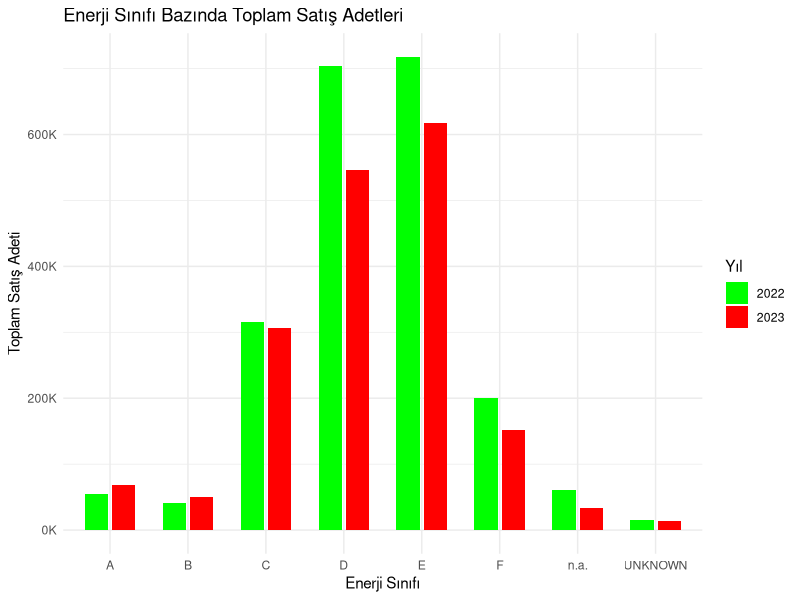
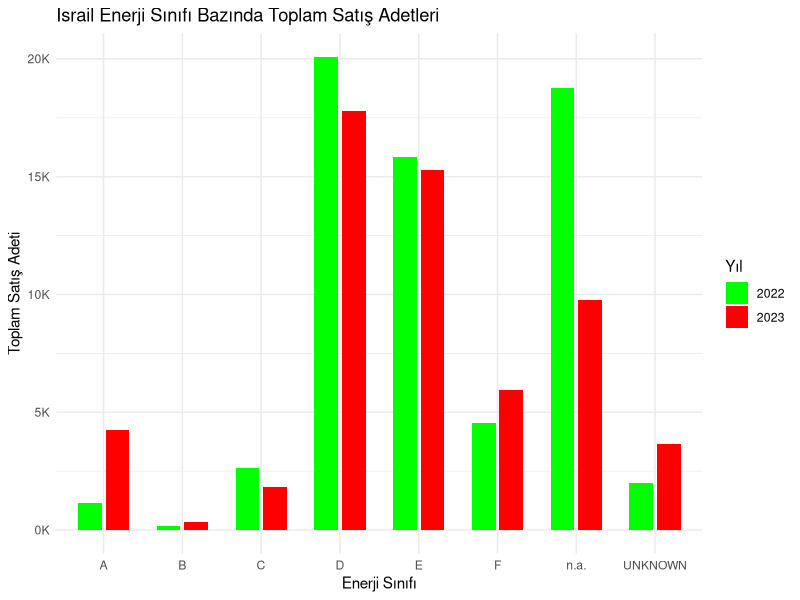
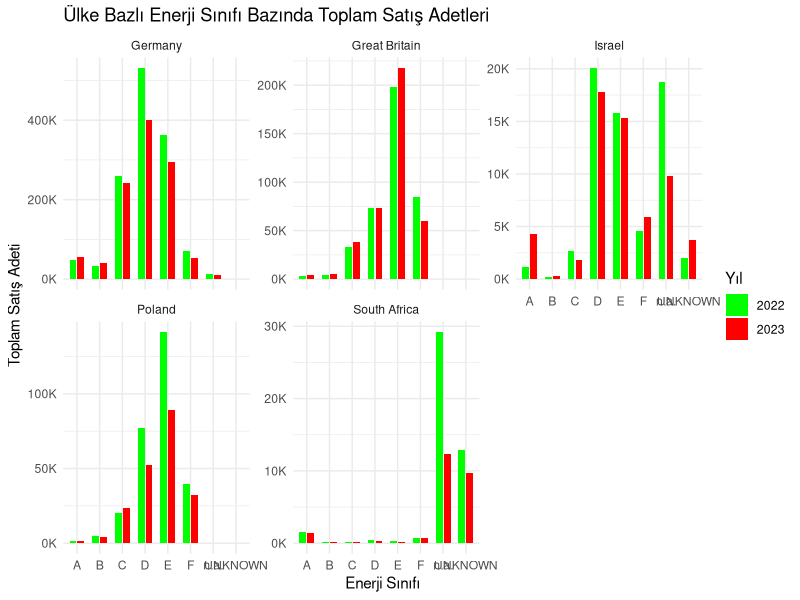
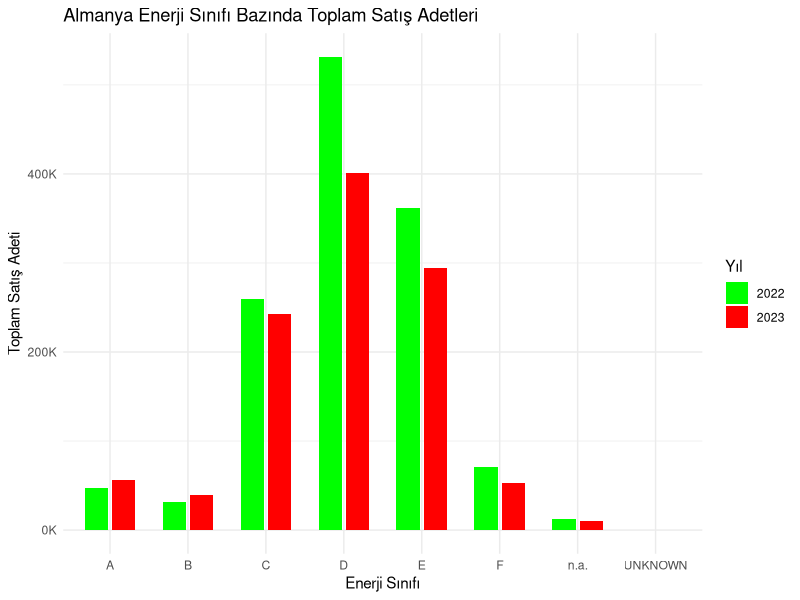
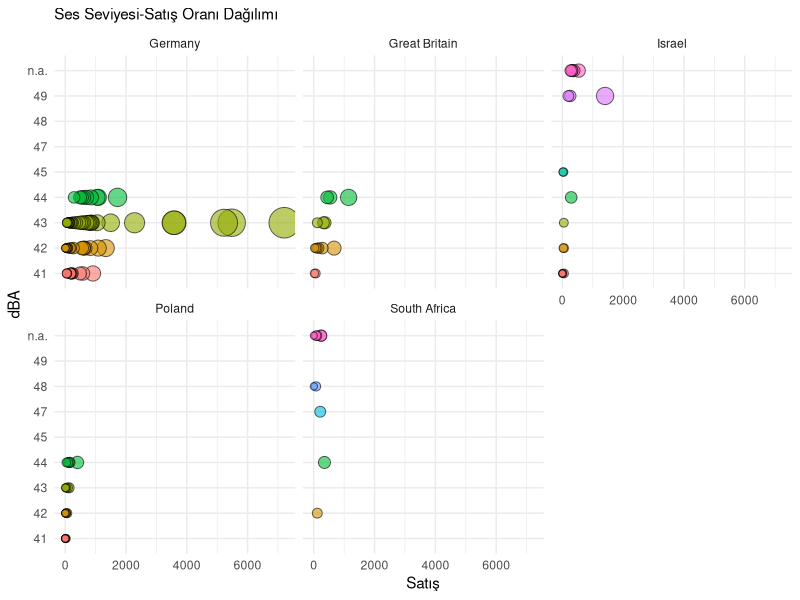
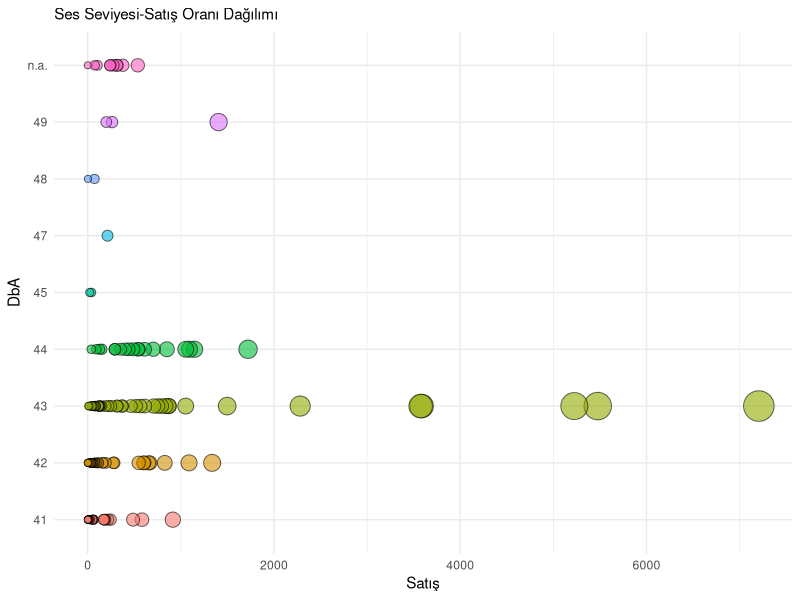
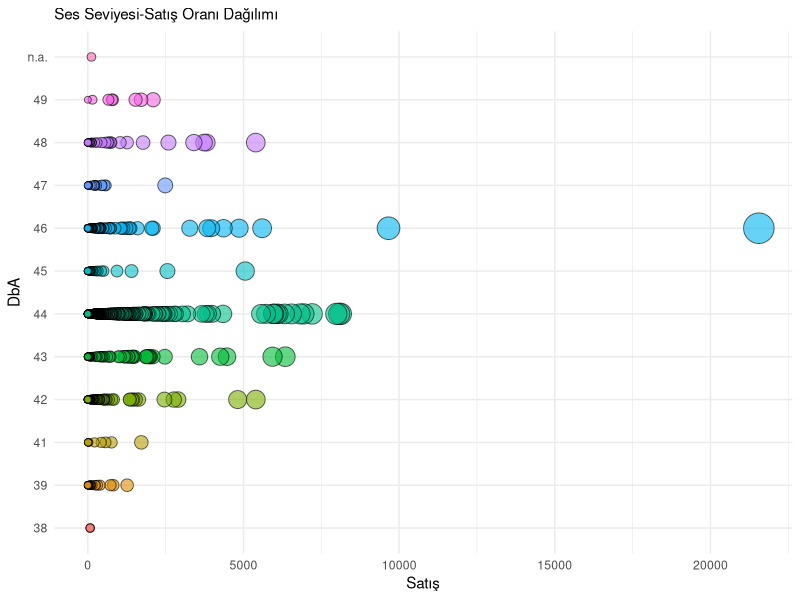
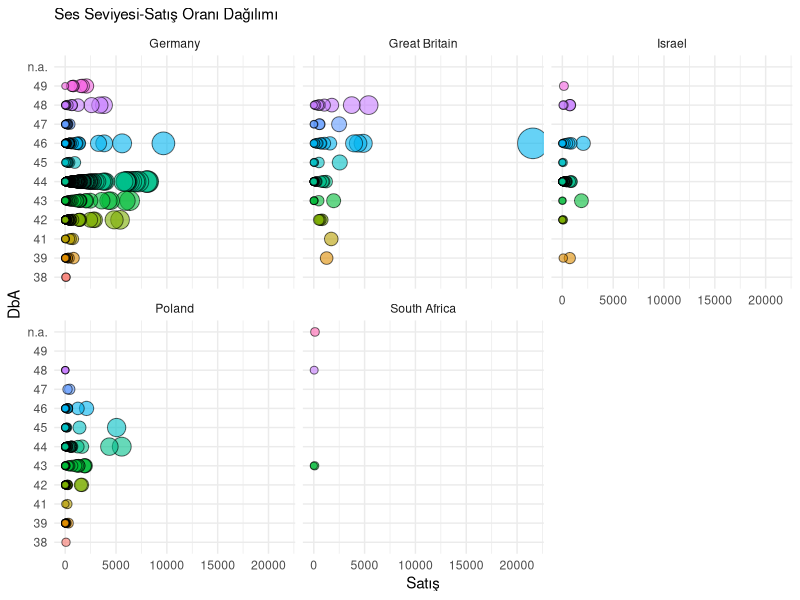

Recreate these plots in R, in order. (Note: this script raises an error after producing the figures.)
## ---- chunk 1

# Veri setini yukleme
veri <- read.csv(file = "datalisted.csv", head = TRUE, sep=";")

veri$Size <- as.factor(veri$Size)
veri$GR <- as.factor(veri$GR)
veri$Count <- as.factor(veri$Count)
veri$Cons <- as.factor(veri$Cons)
veri$Col <- as.factor(veri$Col)
veri$Dis <- as.factor(veri$Dis)
veri$Time <- as.factor(veri$Time)
veri$WtCns <- as.factor(veri$WtCns)
veri$En <- as.factor(veri$En)
veri$Cap <- as.factor(veri$Cap)
veri$Fast <- as.factor(veri$Fast)
veri$PRG <- as.factor(veri$PRG)
veri$NOI <- as.factor(veri$NOI)
veri$Thrd <- as.factor(veri$Thrd)
veri$SLI <- as.factor(veri$SLI)
veri$AUD <- as.factor(veri$AUD)
veri$Con <- as.factor(veri$Con)
veri$SAL22 <- gsub(",", ".", veri$SAL22)
veri$SAL23 <- gsub(",", ".", veri$SAL23)
veri$SAL22 <- as.numeric(veri$SAL22)
veri$SAL23 <- as.numeric(veri$SAL23)

# veriyi Satıs sütununa göre sıralama
satis_data <- veri[order(veri$SAL23, decreasing = TRUE),]


# satıs sütununa göre sıralanan veriyi alma
SatisAnaliz <- subset(satis_data, select = c("Count", "SAL23","SAL22", "WtCns","En","NOI"))

# dplyr paketini yükleme
library(dplyr)
library(tidyr)

toplu_satis <- SatisAnaliz %>%
  group_by(En) %>%
  summarise(Toplam_SAL22 = sum(SAL22, na.rm = TRUE),
            Toplam_SAL23 = sum(SAL23, na.rm = TRUE))

# Veriyi "long" formatına dönüştürme
long_veri <- toplu_satis %>%
  pivot_longer(cols = c(Toplam_SAL22, Toplam_SAL23), names_to = "Yil", values_to = "Satis")

# "Yil" sütununu daha okunabilir hale getirme
long_veri$Yil <- recode(long_veri$Yil, Toplam_SAL22 = "2022", Toplam_SAL23 = "2023")

# ggplot2 kütüphanesini yükleme
library(ggplot2) 
library(scales)


# Bar plot oluşturma
ggplot(long_veri, aes(x = En, y = Satis, fill = Yil)) + 
  geom_bar(stat = "identity", position = position_dodge(width = 0.7), width = 0.6) +
  labs(title = "Enerji Sınıfı Bazında Toplam Satış Adetleri",
       x = "Enerji Sınıfı",
       y = "Toplam Satış Adeti",
       fill = "Yıl") +
  scale_fill_manual(values = c("2022" = "green", "2023" = "red")) +
  scale_y_continuous(labels = scales::label_number(scale = 1e-3, suffix = "K")) +
  theme_minimal()
  

## ---- chunk 2
# Veri setini yukleme
veri <- read.csv(file = "datalisted.csv", head = TRUE, sep=";")

veri$Size <- as.factor(veri$Size)
veri$GR <- as.factor(veri$GR)
veri$Count <- as.factor(veri$Count)
veri$Cons <- as.factor(veri$Cons)
veri$Col <- as.factor(veri$Col)
veri$Dis <- as.factor(veri$Dis)
veri$Time <- as.factor(veri$Time)
veri$WtCns <- as.factor(veri$WtCns)
veri$En <- as.factor(veri$En)
veri$Cap <- as.factor(veri$Cap)
veri$Fast <- as.factor(veri$Fast)
veri$PRG <- as.factor(veri$PRG)
veri$NOI <- as.factor(veri$NOI)
veri$Thrd <- as.factor(veri$Thrd)
veri$SLI <- as.factor(veri$SLI)
veri$AUD <- as.factor(veri$AUD)
veri$Con <- as.factor(veri$Con)
veri$SAL22 <- gsub(",", ".", veri$SAL22)
veri$SAL23 <- gsub(",", ".", veri$SAL23)
veri$SAL22 <- as.numeric(veri$SAL22)
veri$SAL23 <- as.numeric(veri$SAL23)

# veriyi Satıs sütununa göre sıralama
satis_data <- veri[order(veri$SAL23, decreasing = TRUE),]


# satıs sütununa göre sıralanan veriyi alma
SatisAnaliz <- subset(satis_data, select = c("Count", "SAL23","SAL22", "WtCns","En","NOI"))

# dplyr paketini yükleme
library(dplyr)
library(tidyr)

# İsrail ait verileri filtreleme
Israil_Veri <- filter(SatisAnaliz, Count == "Israel")

print(Israil_Veri)

Is_toplu_satis <- Israil_Veri %>%
  group_by(En) %>%
  summarise(Toplam_SAL22 = sum(SAL22, na.rm = TRUE),
            Toplam_SAL23 = sum(SAL23, na.rm = TRUE))

# Veriyi "long" formatına dönüştürme
long_veri <- Is_toplu_satis %>%
  pivot_longer(cols = c(Toplam_SAL22, Toplam_SAL23), names_to = "Yil", values_to = "Satis") 

# "Yil" sütununu daha okunabilir hale getirme
long_veri$Yil <- recode(long_veri$Yil, Toplam_SAL22 = "2022", Toplam_SAL23 = "2023")

# Toplu veriyi kontrol etme
print(long_veri)

# ggplot2 kütüphanesini yükleme
library(ggplot2) 
library(scales)


# Bar plot oluşturma
ggplot(long_veri, aes(x = En, y = Satis, fill = Yil)) + 
  geom_bar(stat = "identity", position = position_dodge(width = 0.7), width = 0.6) +
  labs(title = "Israil Enerji Sınıfı Bazında Toplam Satış Adetleri",
       x = "Enerji Sınıfı",
       y = "Toplam Satış Adeti",
       fill = "Yıl") +
  scale_fill_manual(values = c("2022" = "green", "2023" = "red")) +
  scale_y_continuous(labels = scales::label_number(scale = 1e-3, suffix = "K")) +
  theme_minimal()
## ---- chunk 3
# Veri setini yukleme
veri <- read.csv(file = "datalisted.csv", head = TRUE, sep=";")

veri$Size <- as.factor(veri$Size)
veri$GR <- as.factor(veri$GR)
veri$Count <- as.factor(veri$Count)
veri$Cons <- as.factor(veri$Cons)
veri$Col <- as.factor(veri$Col)
veri$Dis <- as.factor(veri$Dis)
veri$Time <- as.factor(veri$Time)
veri$WtCns <- as.factor(veri$WtCns)
veri$En <- as.factor(veri$En)
veri$Cap <- as.factor(veri$Cap)
veri$Fast <- as.factor(veri$Fast)
veri$PRG <- as.factor(veri$PRG)
veri$NOI <- as.factor(veri$NOI)
veri$Thrd <- as.factor(veri$Thrd)
veri$SLI <- as.factor(veri$SLI)
veri$AUD <- as.factor(veri$AUD)
veri$Con <- as.factor(veri$Con)
veri$SAL22 <- gsub(",", ".", veri$SAL22)
veri$SAL23 <- gsub(",", ".", veri$SAL23)
veri$SAL22 <- as.numeric(veri$SAL22)
veri$SAL23 <- as.numeric(veri$SAL23)

# veriyi Satıs sütununa göre sıralama
satis_data <- veri[order(veri$SAL23, decreasing = TRUE),]


# satıs sütununa göre sıralanan veriyi alma
SatisAnaliz <- subset(satis_data, select = c("Count", "SAL23","SAL22", "WtCns","En","NOI"))

# dplyr paketini yükleme
library(dplyr)
library(tidyr)


Is_toplu_satis <- SatisAnaliz %>%
  group_by(Count, En) %>%
  summarise(Toplam_SAL22 = sum(SAL22, na.rm = TRUE),
            Toplam_SAL23 = sum(SAL23, na.rm = TRUE))

# Veriyi "long" formatına dönüştürme
long_veri <- Is_toplu_satis %>%
  pivot_longer(cols = c(Toplam_SAL22, Toplam_SAL23), names_to = "Yil", values_to = "Satis") 

# "Yil" sütununu daha okunabilir hale getirme
long_veri$Yil <- recode(long_veri$Yil, Toplam_SAL22 = "2022", Toplam_SAL23 = "2023")


# ggplot2 kütüphanesini yükleme
library(ggplot2) 
library(scales)
library(dplyr)

# Bar plot oluşturma
ggplot(long_veri, aes(x = En, y = Satis, fill = Yil)) + 
  geom_bar(stat = "identity", position = position_dodge(width = 0.7), width = 0.6) +
  labs(title = "Ülke Bazlı Enerji Sınıfı Bazında Toplam Satış Adetleri",
       x = "Enerji Sınıfı",
       y = "Toplam Satış Adeti",
       fill = "Yıl") +
  scale_fill_manual(values = c("2022" = "green", "2023" = "red")) +
  scale_y_continuous(labels = scales::label_number(scale = 1e-3, suffix = "K")) +
  theme_minimal()+
  facet_wrap(~ Count, scales = "free_y")
## ---- chunk 4
# Veri setini yukleme
veri <- read.csv(file = "datalisted.csv", head = TRUE, sep=";")

veri$Size <- as.factor(veri$Size)
veri$GR <- as.factor(veri$GR)
veri$Count <- as.factor(veri$Count)
veri$Cons <- as.factor(veri$Cons)
veri$Col <- as.factor(veri$Col)
veri$Dis <- as.factor(veri$Dis)
veri$Time <- as.factor(veri$Time)
veri$WtCns <- as.factor(veri$WtCns)
veri$En <- as.factor(veri$En)
veri$Cap <- as.factor(veri$Cap)
veri$Fast <- as.factor(veri$Fast)
veri$PRG <- as.factor(veri$PRG)
veri$NOI <- as.factor(veri$NOI)
veri$Thrd <- as.factor(veri$Thrd)
veri$SLI <- as.factor(veri$SLI)
veri$AUD <- as.factor(veri$AUD)
veri$Con <- as.factor(veri$Con)
veri$SAL22 <- gsub(",", ".", veri$SAL22)
veri$SAL23 <- gsub(",", ".", veri$SAL23)
veri$SAL22 <- as.numeric(veri$SAL22)
veri$SAL23 <- as.numeric(veri$SAL23)

# veriyi Satıs sütununa göre sıralama
satis_data <- veri[order(veri$SAL23, decreasing = TRUE),]


# satıs sütununa göre sıralanan veriyi alma
SatisAnaliz <- subset(satis_data, select = c("Count", "SAL23","SAL22", "WtCns","En","NOI"))

# dplyr paketini yükleme
library(dplyr)
library(tidyr)

# Almanya ait verileri filtreleme
Almanya_Veri <- filter(SatisAnaliz, Count == "Germany")

print(Almanya_Veri)

Al_toplu_satis <- Almanya_Veri %>%
  group_by(En) %>%
  summarise(Toplam_SAL22 = sum(SAL22, na.rm = TRUE),
            Toplam_SAL23 = sum(SAL23, na.rm = TRUE))

# Veriyi "long" formatına dönüştürme
long_veri <- Al_toplu_satis %>%
  pivot_longer(cols = c(Toplam_SAL22, Toplam_SAL23), names_to = "Yil", values_to = "Satis") 

# "Yil" sütununu daha okunabilir hale getirme
long_veri$Yil <- recode(long_veri$Yil, Toplam_SAL22 = "2022", Toplam_SAL23 = "2023")

# Toplu veriyi kontrol etme
print(long_veri)

# ggplot2 kütüphanesini yükleme
library(ggplot2) 
library(scales)


# Bar plot oluşturma
ggplot(long_veri, aes(x = En, y = Satis, fill = Yil)) + 
  geom_bar(stat = "identity", position = position_dodge(width = 0.7), width = 0.6) +
  labs(title = "Almanya Enerji Sınıfı Bazında Toplam Satış Adetleri",
       x = "Enerji Sınıfı",
       y = "Toplam Satış Adeti",
       fill = "Yıl") +
  scale_fill_manual(values = c("2022" = "green", "2023" = "red")) +
  scale_y_continuous(labels = scales::label_number(scale = 1e-3, suffix = "K")) +
  theme_minimal()
## ---- chunk 5


# Veri setini yukleme
veri <- read.csv(file = "datalisted.csv", head = TRUE, sep=";")

veri$Size <- as.factor(veri$Size)
veri$GR <- as.factor(veri$GR)
veri$Count <- as.factor(veri$Count)
veri$Cons <- as.factor(veri$Cons)
veri$Col <- as.factor(veri$Col)
veri$Dis <- as.factor(veri$Dis)
veri$Time <- as.factor(veri$Time)
veri$WtCns <- as.factor(veri$WtCns)
veri$En <- as.factor(veri$En)
veri$Cap <- as.factor(veri$Cap)
veri$Fast <- as.factor(veri$Fast)
veri$PRG <- as.factor(veri$PRG)
veri$NOI <- as.factor(veri$NOI)
veri$Thrd <- as.factor(veri$Thrd)
veri$SLI <- as.factor(veri$SLI)
veri$AUD <- as.factor(veri$AUD)
veri$Con <- as.factor(veri$Con)
veri$SAL22 <- gsub(",", ".", veri$SAL22)
veri$SAL23 <- gsub(",", ".", veri$SAL23)
veri$SAL22 <- as.numeric(veri$SAL22)
veri$SAL23 <- as.numeric(veri$SAL23)


# veriyi Satıs sütununa göre sıralama
satis_data <- veri[order(veri$SAL23, decreasing = TRUE),]

# satıs sütununa göre sıralanan veriyi alma
SatisAnaliz <- subset(satis_data, select = c("Count", "Con","SAL23","SAL22", "WtCns","En","NOI"))

# dplyr paketini yükleme
library(dplyr)
library(tidyr)
library(ggplot2) 
library(scales)

# A Energy ait verileri filtreleme
A_energy <- filter(SatisAnaliz, En == "A")


#bubble graph

ggplot(A_energy, aes(x = SAL23, y = NOI, size = SAL23, fill = NOI)) +
  geom_point(alpha = 0.6, shape = 21) +
  scale_size(range = c(2, 10)) +
  theme_minimal() +
  theme(
    legend.position = "none",
    plot.title = element_text(size = 11)
  ) +  # Virgülü buraya taşıdım
  ggtitle("Ses Seviyesi-Satış Oranı Dağılımı") +
  xlab("Satış") +
  ylab("dBA") +
  facet_wrap(~ Count)  # Ülkeye göre grafikleri ayır


## ---- chunk 6

# Veri setini yukleme
veri <- read.csv(file = "datalisted.csv", head = TRUE, sep=";")

veri$Size <- as.factor(veri$Size)
veri$GR <- as.factor(veri$GR)
veri$Count <- as.factor(veri$Count)
veri$Cons <- as.factor(veri$Cons)
veri$Col <- as.factor(veri$Col)
veri$Dis <- as.factor(veri$Dis)
veri$Time <- as.factor(veri$Time)
veri$WtCns <- as.factor(veri$WtCns)
veri$En <- as.factor(veri$En)
veri$Cap <- as.factor(veri$Cap)
veri$Fast <- as.factor(veri$Fast)
veri$PRG <- as.factor(veri$PRG)
veri$NOI <- as.factor(veri$NOI)
veri$Thrd <- as.factor(veri$Thrd)
veri$SLI <- as.factor(veri$SLI)
veri$AUD <- as.factor(veri$AUD)
veri$Con <- as.factor(veri$Con)
veri$SAL22 <- gsub(",", ".", veri$SAL22)
veri$SAL23 <- gsub(",", ".", veri$SAL23)
veri$SAL22 <- as.numeric(veri$SAL22)
veri$SAL23 <- as.numeric(veri$SAL23)


# veriyi Satıs sütununa göre sıralama
satis_data <- veri[order(veri$SAL23, decreasing = TRUE),]

# satıs sütununa göre sıralanan veriyi alma
SatisAnaliz <- subset(satis_data, select = c("Count", "Con","SAL23","SAL22", "WtCns","En","NOI"))

# dplyr paketini yükleme
library(dplyr)
library(tidyr)
library(ggplot2) 
library(scales)

# A Energy ait verileri filtreleme
A_energy <- filter(SatisAnaliz, En == "A")


#bubble graph

ggplot(A_energy, aes(x = SAL23, y = NOI, size = SAL23, fill = NOI)) +
  geom_point(alpha = 0.6, shape = 21) +
  scale_size(range = c(2, 10)) +
  theme_minimal() +
  theme(
    legend.position = "none",
    plot.title = element_text(size = 11)
  ) +  # Virgülü buraya taşıdım
  ggtitle("Ses Seviyesi-Satış Oranı Dağılımı") +
  xlab("Satış") +
  ylab("DbA")
## ---- chunk 7
# Veri setini yukleme
veri <- read.csv(file = "datalisted.csv", head = TRUE, sep=";")

veri$Size <- as.factor(veri$Size)
veri$GR <- as.factor(veri$GR)
veri$Count <- as.factor(veri$Count)
veri$Cons <- as.factor(veri$Cons)
veri$Col <- as.factor(veri$Col)
veri$Dis <- as.factor(veri$Dis)
veri$Time <- as.factor(veri$Time)
veri$WtCns <- as.factor(veri$WtCns)
veri$En <- as.factor(veri$En)
veri$Cap <- as.factor(veri$Cap)
veri$Fast <- as.factor(veri$Fast)
veri$PRG <- as.factor(veri$PRG)
veri$NOI <- as.factor(veri$NOI)
veri$Thrd <- as.factor(veri$Thrd)
veri$SLI <- as.factor(veri$SLI)
veri$AUD <- as.factor(veri$AUD)
veri$Con <- as.factor(veri$Con)
veri$SAL22 <- gsub(",", ".", veri$SAL22)
veri$SAL23 <- gsub(",", ".", veri$SAL23)
veri$SAL22 <- as.numeric(veri$SAL22)
veri$SAL23 <- as.numeric(veri$SAL23)


# veriyi Satıs sütununa göre sıralama
satis_data <- veri[order(veri$SAL23, decreasing = TRUE),]

# satıs sütununa göre sıralanan veriyi alma
SatisAnaliz <- subset(satis_data, select = c("Count", "Con","SAL23","SAL22", "WtCns","En","NOI"))

# dplyr paketini yükleme
library(dplyr)
library(tidyr)
library(ggplot2) 
library(scales)

# D Energy ait verileri filtreleme
D_energy <- filter(SatisAnaliz, En == "D")


#bubble graph

ggplot(D_energy, aes(x = SAL23, y = NOI, size = SAL23, fill = NOI)) +
  geom_point(alpha = 0.6, shape = 21) +
  scale_size(range = c(2, 10)) +
  theme_minimal() +
  theme(
    legend.position = "none",
    plot.title = element_text(size = 11)
  ) +  # Virgülü buraya taşıdım
  ggtitle("Ses Seviyesi-Satış Oranı Dağılımı") +
  xlab("Satış") +
  ylab("DbA")
## ---- chunk 8
# Veri setini yukleme
veri <- read.csv(file = "datalisted.csv", head = TRUE, sep=";")

veri$Size <- as.factor(veri$Size)
veri$GR <- as.factor(veri$GR)
veri$Count <- as.factor(veri$Count)
veri$Cons <- as.factor(veri$Cons)
veri$Col <- as.factor(veri$Col)
veri$Dis <- as.factor(veri$Dis)
veri$Time <- as.factor(veri$Time)
veri$WtCns <- as.factor(veri$WtCns)
veri$En <- as.factor(veri$En)
veri$Cap <- as.factor(veri$Cap)
veri$Fast <- as.factor(veri$Fast)
veri$PRG <- as.factor(veri$PRG)
veri$NOI <- as.factor(veri$NOI)
veri$Thrd <- as.factor(veri$Thrd)
veri$SLI <- as.factor(veri$SLI)
veri$AUD <- as.factor(veri$AUD)
veri$Con <- as.factor(veri$Con)
veri$SAL22 <- gsub(",", ".", veri$SAL22)
veri$SAL23 <- gsub(",", ".", veri$SAL23)
veri$SAL22 <- as.numeric(veri$SAL22)
veri$SAL23 <- as.numeric(veri$SAL23)


# veriyi Satıs sütununa göre sıralama
satis_data <- veri[order(veri$SAL23, decreasing = TRUE),]

# satıs sütununa göre sıralanan veriyi alma
SatisAnaliz <- subset(satis_data, select = c("Count", "Con","SAL23","SAL22", "WtCns","En","NOI"))

# dplyr paketini yükleme
library(dplyr)
library(tidyr)
library(ggplot2) 
library(scales)

# D Energy ait verileri filtreleme
D_energy <- filter(SatisAnaliz, En == "D")


#bubble graph

ggplot(D_energy, aes(x = SAL23, y = NOI, size = SAL23, fill = NOI)) +
  geom_point(alpha = 0.6, shape = 21) +
  scale_size(range = c(2, 10)) +
  theme_minimal() +
  theme(
    legend.position = "none",
    plot.title = element_text(size = 11)
  ) +  # Virgülü buraya taşıdım
  ggtitle("Ses Seviyesi-Satış Oranı Dağılımı") +
  xlab("Satış") +
  ylab("DbA")+
  facet_wrap(~ Count)  # Ülkeye göre grafikleri ayır
## ---- chunk 9
# Veri setini yukleme
veri <- read.csv(file = "datalisted.csv", head = TRUE, sep=";")

veri$Size <- as.factor(veri$Size)
veri$GR <- as.factor(veri$GR)
veri$Count <- as.factor(veri$Count)
veri$Cons <- as.factor(veri$Cons)
veri$Col <- as.factor(veri$Col)
veri$Dis <- as.factor(veri$Dis)
veri$Time <- as.factor(veri$Time)
veri$WtCns <- as.factor(veri$WtCns)
veri$En <- as.factor(veri$En)
veri$Cap <- as.factor(veri$Cap)
veri$Fast <- as.factor(veri$Fast)
veri$PRG <- as.factor(veri$PRG)
veri$NOI <- as.factor(veri$NOI)
veri$Thrd <- as.factor(veri$Thrd)
veri$SLI <- as.factor(veri$SLI)
veri$AUD <- as.factor(veri$AUD)
veri$Con <- as.factor(veri$Con)
veri$SAL22 <- gsub(",", ".", veri$SAL22)
veri$SAL23 <- gsub(",", ".", veri$SAL23)
veri$SAL22 <- as.numeric(veri$SAL22)
veri$SAL23 <- as.numeric(veri$SAL23)


# veriyi Satıs sütununa göre sıralama
satis_data <- veri[order(veri$SAL23, decreasing = TRUE),]

# satıs sütununa göre sıralanan veriyi alma
SatisAnaliz <- subset(satis_data, select = c("Count", "Con","SAL23","SAL22", "WtCns","En","NOI"))

# dplyr paketini yükleme
library(dplyr)
library(tidyr)
library(ggplot2) 
library(scales)

# A Energy ait verileri filtreleme
A_energy <- filter(SatisAnaliz, En == "A")


#bubble graph

ggplot(A_energy, aes(x = SAL23, y = WtCns, size = SAL23, fill = WtCns)) +
  geom_point(alpha = 0.6, shape = 21) +
  scale_size(range = c(2, 10)) +
  theme_minimal() +
  theme(
    legend.position = "none",
    plot.title = element_text(size = 11)
  ) +  # Virgülü buraya taşıdım
  ggtitle("Su Tüketimi Satış Oranı Dağılımı") +
  xlab("Satış") +
  ylab("L")

## ---- chunk 10
# Veri setini yukleme
veri <- read.csv(file = "datalisted.csv", head = TRUE, sep=";")

veri$Size <- as.factor(veri$Size)
veri$GR <- as.factor(veri$GR)
veri$Count <- as.factor(veri$Count)
veri$Cons <- as.factor(veri$Cons)
veri$Col <- as.factor(veri$Col)
veri$Dis <- as.factor(veri$Dis)
veri$Time <- as.factor(veri$Time)
veri$WtCns <- as.factor(veri$WtCns)
veri$En <- as.factor(veri$En)
veri$Cap <- as.factor(veri$Cap)
veri$Fast <- as.factor(veri$Fast)
veri$PRG <- as.factor(veri$PRG)
veri$NOI <- as.factor(veri$NOI)
veri$Thrd <- as.factor(veri$Thrd)
veri$SLI <- as.factor(veri$SLI)
veri$AUD <- as.factor(veri$AUD)
veri$Con <- as.factor(veri$Con)
veri$SAL22 <- gsub(",", ".", veri$SAL22)
veri$SAL23 <- gsub(",", ".", veri$SAL23)
veri$SAL22 <- as.numeric(veri$SAL22)
veri$SAL23 <- as.numeric(veri$SAL23)


# veriyi Satıs sütununa göre sıralama
satis_data <- veri[order(veri$SAL23, decreasing = TRUE),]

# satıs sütununa göre sıralanan veriyi alma
SatisAnaliz <- subset(satis_data, select = c("Count", "Con","SAL23","SAL22", "WtCns","En","NOI"))

# dplyr paketini yükleme
library(dplyr)
library(tidyr)
library(ggplot2) 
library(scales)

# A Energy ait verileri filtreleme
A_energy <- filter(SatisAnaliz, En == "A")


#bubble graph

ggplot(A_energy, aes(x = SAL23, y = WtCns, size = SAL23, fill = WtCns)) +
  geom_point(alpha = 0.6, shape = 21) +
  scale_size(range = c(2, 10)) +
  theme_minimal() +
  theme(
    legend.position = "none",
    plot.title = element_text(size = 11)
  ) +  # Virgülü buraya taşıdım
  ggtitle("Su Tüketimi Satış Oranı Dağılımı") +
  xlab("Satış") +
  ylab("L")+ 
  facet_wrap(~ Count)  # Ülkeye göre grafikleri ayır
## ---- chunk 11
# Veri setini yukleme
veri <- read.csv(file = "datalisted.csv", head = TRUE, sep=";")

veri$Size <- as.factor(veri$Size)
veri$GR <- as.factor(veri$GR)
veri$Count <- as.factor(veri$Count)
veri$Cons <- as.factor(veri$Cons)
veri$Col <- as.factor(veri$Col)
veri$Dis <- as.factor(veri$Dis)
veri$Time <- as.factor(veri$Time)
veri$WtCns <- as.factor(veri$WtCns)
veri$En <- as.factor(veri$En)
veri$Cap <- as.factor(veri$Cap)
veri$Fast <- as.factor(veri$Fast)
veri$PRG <- as.factor(veri$PRG)
veri$NOI <- as.factor(veri$NOI)
veri$Thrd <- as.factor(veri$Thrd)
veri$SLI <- as.factor(veri$SLI)
veri$AUD <- as.factor(veri$AUD)
veri$Con <- as.factor(veri$Con)
veri$SAL22 <- gsub(",", ".", veri$SAL22)
veri$SAL23 <- gsub(",", ".", veri$SAL23)
veri$SAL22 <- as.numeric(veri$SAL22)
veri$SAL23 <- as.numeric(veri$SAL23)


# veriyi Satıs sütununa göre sıralama
satis_data <- veri[order(veri$SAL23, decreasing = TRUE),]

# satıs sütununa göre sıralanan veriyi alma
SatisAnaliz <- subset(satis_data, select = c("Count", "Con","SAL23","GR", "WtCns","En","NOI"))

# dplyr paketini yükleme
library(dplyr)
library(tidyr)
library(ggplot2) 
library(scales)

# A Energy ait verileri filtreleme
A_energy <- filter(SatisAnaliz, En == "A")


#bubble graph

ggplot(A_energy, aes(x = SAL23, y = GR, size = SAL23, fill = GR)) +
  geom_point(alpha = 0.6, shape = 21) +
  scale_size(range = c(2, 10)) +
  theme_minimal() +
  theme(
    legend.position = "none",
    plot.title = element_text(size = 11)
  ) +  # Virgülü buraya taşıdım
  ggtitle("Marka-Satış") +
  xlab("Satış") +
  ylab("Marka")
## ---- chunk 12

# Veri setini yukleme
veri <- read.csv(file = "datalisted.csv", head = TRUE, sep=";")

veri$Size <- as.factor(veri$Size)
veri$GR <- as.factor(veri$GR)
veri$Count <- as.factor(veri$Count)
veri$Cons <- as.factor(veri$Cons)
veri$Col <- as.factor(veri$Col)
veri$Dis <- as.factor(veri$Dis)
veri$Time <- as.factor(veri$Time)
veri$WtCns <- as.factor(veri$WtCns)
veri$En <- as.factor(veri$En)
veri$Cap <- as.factor(veri$Cap)
veri$Fast <- as.factor(veri$Fast)
veri$PRG <- as.factor(veri$PRG)
veri$NOI <- as.factor(veri$NOI)
veri$Thrd <- as.factor(veri$Thrd)
veri$SLI <- as.factor(veri$SLI)
veri$AUD <- as.factor(veri$AUD)
veri$Con <- as.factor(veri$Con)
veri$SAL22 <- gsub(",", ".", veri$SAL22)
veri$SAL23 <- gsub(",", ".", veri$SAL23)
veri$SAL22 <- as.numeric(veri$SAL22)
veri$SAL23 <- as.numeric(veri$SAL23)


# veriyi Satıs sütununa göre sıralama
satis_data <- veri[order(veri$SAL23, decreasing = TRUE),]

# satıs sütununa göre sıralanan veriyi alma
SatisAnaliz <- subset(satis_data, select = c("Count", "Con","SAL23","GR", "WtCns","En","NOI"))

# dplyr paketini yükleme
library(dplyr)
library(tidyr)
library(ggplot2) 
library(scales)

# A Energy ait verileri filtreleme
A_energy <- filter(SatisAnaliz, En == "A")


#bubble graph

ggplot(A_energy, aes(x = SAL23, y = GR, size = SAL23, fill = GR)) +
  geom_point(alpha = 0.6, shape = 21) +
  scale_size(range = c(2, 10)) +
  theme_minimal() +
  theme(
    legend.position = "none",
    plot.title = element_text(size = 11)
  ) +  # Virgülü buraya taşıdım
  ggtitle("Marka Seçimine göre Satış Oranı Dağılımı") +
  xlab("") +
  ylab("Satış Oranı") +
  facet_wrap(~ Count)  # Ülkeye göre grafikleri ayır
## ---- chunk 13
# Veri setini yukleme
veri <- read.csv(file = "datalisted.csv", head = TRUE, sep=";")

veri$Size <- as.factor(veri$Size)
veri$GR <- as.factor(veri$GR)
veri$Count <- as.factor(veri$Count)
veri$Cons <- as.factor(veri$Cons)
veri$Col <- as.factor(veri$Col)
veri$Dis <- as.factor(veri$Dis)
veri$Time <- as.factor(veri$Time)
veri$WtCns <- as.factor(veri$WtCns)
veri$En <- as.factor(veri$En)
veri$Cap <- as.factor(veri$Cap)
veri$Fast <- as.factor(veri$Fast)
veri$PRG <- as.factor(veri$PRG)
veri$NOI <- as.factor(veri$NOI)
veri$Thrd <- as.factor(veri$Thrd)
veri$SLI <- as.factor(veri$SLI)
veri$AUD <- as.factor(veri$AUD)
veri$Con <- as.factor(veri$Con)
veri$SAL22 <- gsub(",", ".", veri$SAL22)
veri$SAL23 <- gsub(",", ".", veri$SAL23)
veri$SAL22 <- as.numeric(veri$SAL22)
veri$SAL23 <- as.numeric(veri$SAL23)


# veriyi Satıs sütununa göre sıralama
satis_data <- veri[order(veri$SAL23, decreasing = TRUE),]

# satıs sütununa göre sıralanan veriyi alma
SatisAnaliz <- subset(satis_data, select = c("Count", "Con","SAL23","GR", "WtCns","En","NOI"))

# dplyr paketini yükleme
library(dplyr)
library(tidyr)
library(ggplot2) 
library(scales)

# D Energy ait verileri filtreleme
D_energy <- filter(SatisAnaliz, En == "D")


#bubble graph

ggplot(D_energy, aes(x = SAL23, y = GR, size = SAL23, fill = GR)) +
  geom_point(alpha = 0.6, shape = 21) +
  scale_size(range = c(2, 10)) +
  theme_minimal() +
  theme(
    legend.position = "none",
    plot.title = element_text(size = 11)
  ) +  # Virgülü buraya taşıdım
  ggtitle("Marka Seçimine göre Satış Oranı Dağılımı") +
  xlab("") +
  ylab("Satış Oranı") +
  facet_wrap(~ Count)  # Ülkeye göre grafikleri ayır
## ---- chunk 14

# Veri setini yukleme
veri <- read.csv(file = "datalisted.csv", head = TRUE, sep=";")

veri$Size <- as.factor(veri$Size)
veri$GR <- as.factor(veri$GR)
veri$Count <- as.factor(veri$Count)
veri$Cons <- as.factor(veri$Cons)
veri$Col <- as.factor(veri$Col)
veri$Dis <- as.factor(veri$Dis)
veri$Time <- as.factor(veri$Time)
veri$WtCns <- as.factor(veri$WtCns)
veri$En <- as.factor(veri$En)
veri$Cap <- as.factor(veri$Cap)
veri$Fast <- as.factor(veri$Fast)
veri$PRG <- as.factor(veri$PRG)
veri$NOI <- as.factor(veri$NOI)
veri$Thrd <- as.factor(veri$Thrd)
veri$SLI <- as.factor(veri$SLI)
veri$AUD <- as.factor(veri$AUD)
veri$Con <- as.factor(veri$Con)
veri$SAL22 <- gsub(",", ".", veri$SAL22)
veri$SAL23 <- gsub(",", ".", veri$SAL23)
veri$SAL22 <- as.numeric(veri$SAL22)
veri$SAL23 <- as.numeric(veri$SAL23)


# veriyi Satıs sütununa göre sıralama
satis_data <- veri[order(veri$SAL23, decreasing = TRUE),]

# satıs sütununa göre sıralanan veriyi alma
SatisAnaliz <- subset(satis_data, select = c("Count", "Con","SAL23","GR", "WtCns","En","NOI"))

# dplyr paketini yükleme
library(dplyr)
library(tidyr)
library(ggplot2) 
library(scales)

# D Energy ait verileri filtreleme
D_energy <- filter(SatisAnaliz, En == "D")

# ggplot2 kütüphanesini yükleme
library(ggplot2)

# "D_energy" veri setinden "Con" ve "SAL23" sütunlarını seçme
bubble_data <- D_energy[, c("Con", "SAL23")]

# Bağlantılı ürünlerin satışlarını toplama
bubble_data <- aggregate(SAL23 ~ Con, data = bubble_data, sum)

# Bubble chart oluşturma
ggplot(bubble_data, aes(x = Con, y = SAL23, size = SAL23, color = SAL23)) +
  geom_point(alpha = 0.6) +
  scale_size(range = c(3, 15)) +
  labs(title = "Bağlantı Şekli", x = "Connected", y = "Toplam Satış") +
  scale_y_continuous(labels = scales::label_number(scale = 1e-3, suffix = "K")) +
  theme_minimal()
  


## ---- chunk 15

# Veri setini yukleme
veri <- read.csv(file = "datalisted.csv", head = TRUE, sep=";")

veri$Size <- as.factor(veri$Size)
veri$GR <- as.factor(veri$GR)
veri$Count <- as.factor(veri$Count)
veri$Cons <- as.factor(veri$Cons)
veri$Col <- as.factor(veri$Col)
veri$Dis <- as.factor(veri$Dis)
veri$Time <- as.factor(veri$Time)
veri$WtCns <- as.factor(veri$WtCns)
veri$En <- as.factor(veri$En)
veri$Cap <- as.factor(veri$Cap)
veri$Fast <- as.factor(veri$Fast)
veri$PRG <- as.factor(veri$PRG)
veri$NOI <- as.factor(veri$NOI)
veri$Thrd <- as.factor(veri$Thrd)
veri$SLI <- as.factor(veri$SLI)
veri$AUD <- as.factor(veri$AUD)
veri$Con <- as.factor(veri$Con)
veri$SAL22 <- gsub(",", ".", veri$SAL22)
veri$SAL23 <- gsub(",", ".", veri$SAL23)
veri$SAL22 <- as.numeric(veri$SAL22)
veri$SAL23 <- as.numeric(veri$SAL23)


# veriyi Satıs sütununa göre sıralama
satis_data <- veri[order(veri$SAL23, decreasing = TRUE),]

# satıs sütununa göre sıralanan veriyi alma
SatisAnaliz <- subset(satis_data, select = c("Count", "Con","SAL23","GR", "WtCns","En","NOI"))

# dplyr paketini yükleme
library(dplyr)
library(tidyr)
library(ggplot2) 
library(scales)

# A Energy ait verileri filtreleme
A_energy <- filter(SatisAnaliz, En == "A")

# ggplot2 kütüphanesini yükleme
library(ggplot2)

# "A_energy" veri setinden "Con" ve "SAL23" sütunlarını seçme
bubble_data <- A_energy[, c("Con", "SAL23")]

# Bağlantılı ürünlerin satışlarını toplama
bubble_data <- aggregate(SAL23 ~ Con, data = bubble_data, sum)

# Bubble chart oluşturma
ggplot(bubble_data, aes(x = Con, y = SAL23, size = SAL23, color = SAL23)) +
  geom_point(alpha = 0.6) +
  scale_size(range = c(3, 15)) +
  labs(title = "Bağlantı Şekli", x = "Connected", y = "Toplam Satış") +
  scale_y_continuous(labels = scales::label_number(scale = 1e-3, suffix = "K")) +
  theme_minimal()
  
## ---- chunk 16
# Veri setini yukleme
veri <- read.csv(file = "datalisted.csv", head = TRUE, sep=";")

veri$Size <- as.factor(veri$Size)
veri$GR <- as.factor(veri$GR)
veri$Count <- as.factor(veri$Count)
veri$Cons <- as.factor(veri$Cons)
veri$Col <- as.factor(veri$Col)
veri$Dis <- as.factor(veri$Dis)
veri$Time <- as.factor(veri$Time)
veri$WtCns <- as.factor(veri$WtCns)
veri$En <- as.factor(veri$En)
veri$Cap <- as.factor(veri$Cap)
veri$Fast <- as.factor(veri$Fast)
veri$PRG <- as.factor(veri$PRG)
veri$NOI <- as.factor(veri$NOI)
veri$Thrd <- as.factor(veri$Thrd)
veri$SLI <- as.factor(veri$SLI)
veri$AUD <- as.factor(veri$AUD)
veri$Con <- as.factor(veri$Con)
veri$SAL22 <- gsub(",", ".", veri$SAL22)
veri$SAL23 <- gsub(",", ".", veri$SAL23)
veri$SAL22 <- as.numeric(veri$SAL22)
veri$SAL23 <- as.numeric(veri$SAL23)


# veriyi Satıs sütununa göre sıralama
satis_data <- veri[order(veri$SAL23, decreasing = TRUE),]

# satıs sütununa göre sıralanan veriyi alma
SatisAnaliz <- subset(satis_data, select = c("Count", "Con","SAL23","GR", "WtCns","En","NOI"))

# dplyr paketini yükleme
library(dplyr)
library(tidyr)
library(ggplot2) 
library(scales)


# ggplot2 kütüphanesini yükleme
library(ggplot2)

# "D_energy" veri setinden "Con", "SAL23" ve "En" sütunlarını seçme
bubble_data <- SatisAnaliz[, c("Con", "SAL23", "En")]

# Bağlantılı ürünlerin satışlarını ve enerji sınıfını toplama
bubble_data <- aggregate(SAL23 ~ Con + En, data = bubble_data, sum)

# Bubble chart oluşturma
ggplot(bubble_data, aes(x = Con, y = SAL23, size = SAL23, color = En)) +
  geom_point(alpha = 0.6) +
  scale_size(range = c(3, 15)) +
  scale_color_viridis_d() +  # Enerji sınıflarına göre renklendirme
  labs(title = "Bağlantılı Ürün Satışları", x = "Bağlantılı Durum", y = "Toplam Satış") +
  scale_y_continuous(labels = scales::label_number(scale = 1e-3, suffix = "K")) +
  theme_minimal()



## ---- chunk 17
# Veri setini yukleme
veri <- read.csv(file = "datalisted.csv", head = TRUE, sep=";")

typeof(veri)

veri$Size <- as.factor(veri$Size)
veri$GR <- as.factor(veri$GR)
veri$Count <- as.factor(veri$Count)
veri$Cons <- as.factor(veri$Cons)
veri$Height <- as.factor(veri$Height)
veri$Int <- as.factor(veri$Int)
veri$Col <- as.factor(veri$Col)
veri$Dis <- as.factor(veri$Dis)
veri$Time <- as.factor(veri$Time)
veri$WtCns <- as.factor(veri$WtCns)
veri$En <- as.factor(veri$En)
veri$Cap <- as.factor(veri$Cap)
veri$Mot <- as.factor(veri$Mot)
veri$Fast <- as.factor(veri$Fast)
veri$PRG <- as.factor(veri$PRG)
veri$NOI <- as.factor(veri$NOI)
veri$Thrd <- as.factor(veri$Thrd)
veri$SLI <- as.factor(veri$SLI)
veri$AUD <- as.factor(veri$AUD)
veri$Con <- as.factor(veri$Con)


# veriyi Satıs sütununa göre sıralama
satis_data <- veri[order(veri$SAL, decreasing = TRUE),]


# satıs sütununa göre sıralanan veriyi alma
SatisAnaliz <- subset(satis_data, select = c("Count", "SAL", "WtCns","En","NOI"))

# ggplot2 kütüphanesini yükleme
library(ggplot2) 

# Plot
ggplot(SatisAnaliz, aes(x = En, y = SAL, fill = En)) +
  geom_boxplot() +
  geom_jitter(color = "black", size = 0.4, alpha = 0.9) +
  theme_minimal() +
  theme(
    legend.position = "none",
    plot.title = element_text(size = 11)
  ) +
  ggtitle("Enerji Satış Oranı Dağılımı") +
  xlab("") 

## ---- chunk 18
# Veri setini yukleme
veri <- read.csv(file = "datalisted.csv", head = TRUE, sep=";")

typeof(veri)

veri$Size <- as.factor(veri$Size)
veri$GR <- as.factor(veri$GR)
veri$Count <- as.factor(veri$Count)
veri$Cons <- as.factor(veri$Cons)
veri$Height <- as.factor(veri$Height)
veri$Int <- as.factor(veri$Int)
veri$Col <- as.factor(veri$Col)
veri$Dis <- as.factor(veri$Dis)
veri$Time <- as.factor(veri$Time)
veri$WtCns <- as.factor(veri$WtCns)
veri$En <- as.factor(veri$En)
veri$Cap <- as.factor(veri$Cap)
veri$Mot <- as.factor(veri$Mot)
veri$Fast <- as.factor(veri$Fast)
veri$PRG <- as.factor(veri$PRG)
veri$NOI <- as.factor(veri$NOI)
veri$Thrd <- as.factor(veri$Thrd)
veri$SLI <- as.factor(veri$SLI)
veri$AUD <- as.factor(veri$AUD)
veri$Con <- as.factor(veri$Con)


# veriyi Satıs sütununa göre sıralama
satis_data <- veri[order(veri$SAL, decreasing = TRUE),]


# satıs sütununa göre sıralanan veriyi alma
SatisAnaliz <- subset(satis_data, select = c("Count", "SAL", "WtCns","En","NOI"))

# ggplot2 kütüphanesini yükleme
library(ggplot2) 

# Grafik yüksekliği
# Grafik genişliği
# Plot
ggplot(SatisAnaliz, aes(x = En, y = SAL, fill = En)) +
  geom_boxplot() +
  geom_jitter(color = "black", size = 0.4, alpha = 0.9) +
  theme_minimal() +
  theme(
    legend.position = "none",
    plot.title = element_text(size = 11),
    plot.width = 15,
    plot.height = 15) +
  ggtitle("Enerji Satış Oranı Dağılımı") +
  xlab("") +facet_wrap(~ Count)
